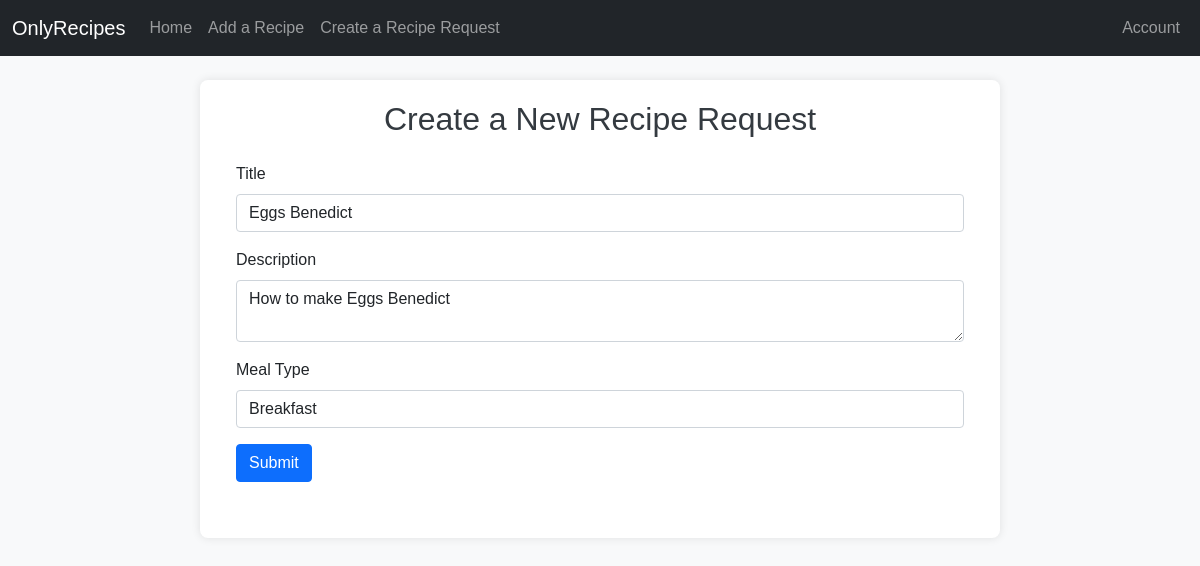
The page /update_recipe_request/1 (signed in) on the database its author committed.
### app/models.py (models this page shows)
class RecipeRequest(db.Model):
    id = db.Column(db.Integer, primary_key=True)
    title = db.Column(db.String(100), unique=True, nullable=False)
    description = db.Column(db.Text, nullable=False)
    meal_type = db.Column(db.String(50), nullable=False)
    created_at = db.Column(db.DateTime, default=datetime.utcnow)
    ingredients = db.relationship('Ingredient', secondary=recipe_request_ingredients, lazy='subquery', backref=db.backref('recipe_requests', lazy=True))
    user_id = db.Column(db.Integer, db.ForeignKey('user.id'), nullable=False)

### app/routes.py (the view)
@bp.route('/update_recipe_request/<int:id>', methods=['GET', 'POST'])
@login_required
def update_recipe_request(id):
    recipe_request = RecipeRequest.query.get_or_404(id)
    if recipe_request.user_id != current_user.id:
        abort(403)
    form = RecipeRequestForm()
    if form.validate_on_submit():
        recipe_request.title = form.title.data
        recipe_request.description = form.description.data
        recipe_request.meal_type = form.meal_type.data
        db.session.commit()
        flash('Your recipe request has been updated!', 'success')
        return redirect(url_for('main.home'))
    elif request.method == 'GET':
        form.title.data = recipe_request.title
        form.description.data = recipe_request.description
        form.meal_type.data = recipe_request.meal_type
    return render_template('create_requests.html', title='Update Recipe Request', form=form)

### app/forms.py
class RecipeRequestForm(FlaskForm):
    title = StringField('Title', validators=[DataRequired()])
    description = TextAreaField('Description', validators=[DataRequired()])
    meal_type = SelectField('Meal Type', choices=[
        ('breakfast', 'Breakfast'),
        ('lunch', 'Lunch'),
        ('dinner', 'Dinner'),
        ('other', 'Other')
    ], default='other', validators=[DataRequired()])
    submit = SubmitField('Submit')

### app/models.py (called while the page is built)
@login_manager.user_loader
def load_user(user_id):
    return User.query.get(int(user_id))

### app/templates/create_requests.html (shortened to what this page needs)
{% extends "base.html" %}
{% block content %}
    <h2>Create a New Recipe Request</h2>
    <form method="POST" action="" class="p-3">
        <div class="mb-3">
            {{ form.title.label(class="form-label") }}
            {{ form.title(class="form-control") }}
        </div>
        <div class="mb-3">
            {{ form.description.label(class="form-label") }}
            {{ form.description(class="form-control") }}
        </div>
        <div class="mb-3">
            {{ form.meal_type.label(class="form-label") }}
            {{ form.meal_type(class="form-control") }}
        </div>
        <button type="submit" class="btn btn-primary">Submit</button>
    </form>
{% endblock %}

### app/static/css/styles.css (style rules this page uses)
body { font-family: Arial, sans-serif; background-color: #f8f9fa; margin: 0; padding: 0; }
h1, h2 { text-align: center; color: #343a40; }
form { margin-bottom: 20px; }

### rows shown on the page
RecipeRequest: title "Eggs Benedict", description "How to make Eggs Benedict", meal_type "Breakfast"
